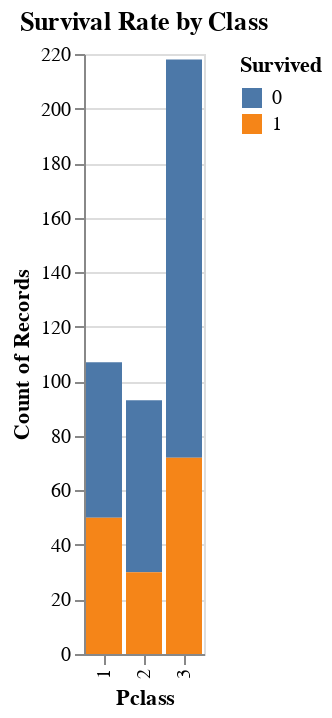
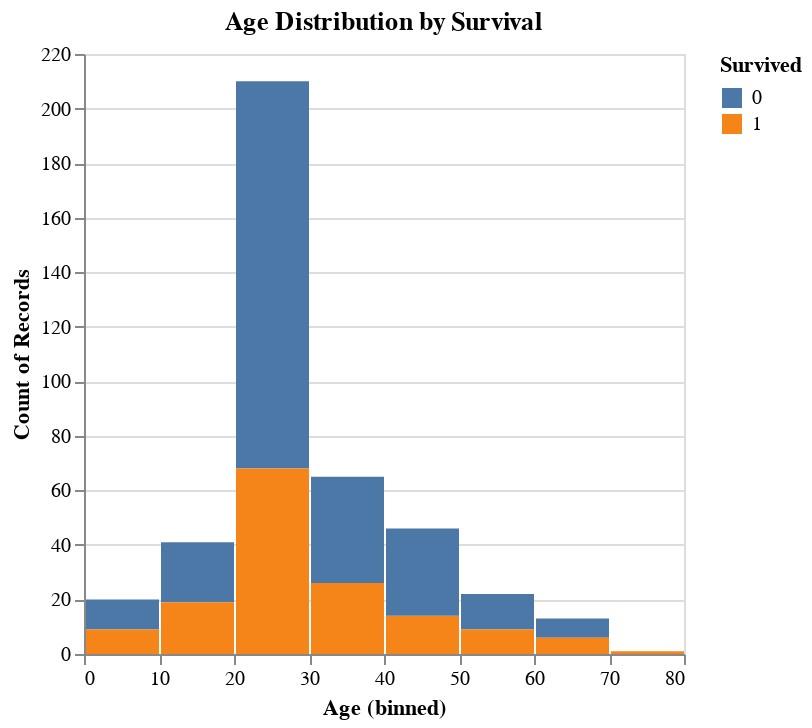
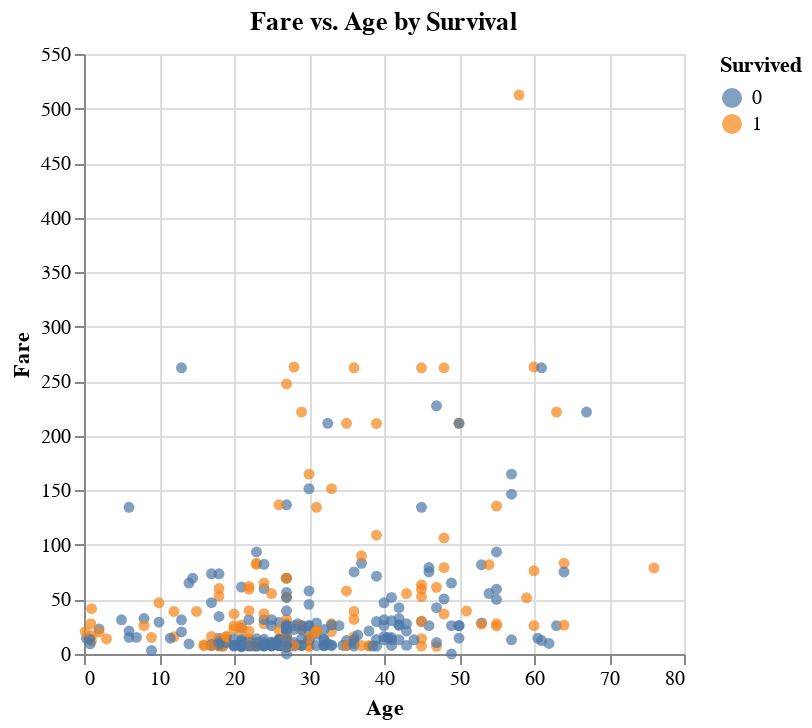
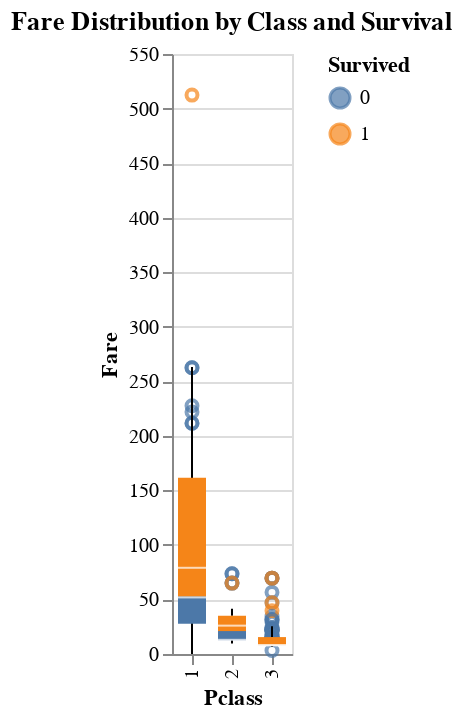

Source (notebook cell) for these figures, in order:
### Code cell
# Visualization: Survival Rate by Class
bar_chart = alt.Chart(data).mark_bar().encode(
    x='Pclass:O',
    y='count()',
    color='Survived:N'
).properties(
    title='Survival Rate by Class'
)
bar_chart.display()

# Visualization: Age Distribution by Survival
histogram = alt.Chart(data).mark_bar().encode(
    x=alt.X('Age:Q', bin=True),
    y='count()',
    color='Survived:N'
).properties(
    title='Age Distribution by Survival'
)
histogram.display()

# Visualization: Scatter Plot for Fare vs. Age
scatter_plot = alt.Chart(data).mark_circle().encode(
    x='Age:Q',
    y='Fare:Q',
    color='Survived:N',
    tooltip=['Name', 'Age', 'Fare', 'Survived']
).properties(
    title='Fare vs. Age by Survival'
)
scatter_plot.display()

# Visualization: Box Plot for Fare by Class and Survival
box_plot = alt.Chart(data).mark_boxplot().encode(
    x='Pclass:O',
    y='Fare:Q',
    color='Survived:N'
).properties(
    title='Fare Distribution by Class and Survival'
)
box_plot.display()

# Visualization: Survival by Class and Gender (Facet Grid)
facet_grid = alt.Chart(data).mark_bar().encode(
    x='Pclass:O',
    y='count()',
    color='Survived:N'
).facet(
    row='Sex:N'
).properties(
    title='Survival by Class and Gender'
)
facet_grid.display()

# Visualization: Correlation Heatmap
numeric_data = data[['Survived', 'Pclass', 'Age', 'SibSp', 'Parch', 'Fare', 'Sex', 'FamilySize']]
correlation = numeric_data.corr()
heatmap = alt.Chart(correlation.reset_index().melt('index')).mark_rect().encode(
    x='index:O',
    y='variable:O',
    color='value:Q'
).properties(
    title='Correlation Heatmap'
)
heatmap.display()

# Visualization: Survival Rate by Family Size
family_survival = alt.Chart(data).mark_bar().encode(
    x='FamilySize:O',
    y='mean(Survived):Q',
    color='FamilySize:O'
).properties(
    title='Survival Rate by Family Size'
)
family_survival.display()

# Visualization: Survival by Port of Embarkation (Stacked Bar Chart)
stacked_bar = alt.Chart(data).mark_bar().encode(
    x='Embarked:N',
    y='count()',
    color='Survived:N'
).properties(
    title='Survival by Port of Embarkation'
)
stacked_bar.display()

# Visualization: Survival Rates by Gender and Class (Heatmap)
survival_rates = data.groupby(['Sex', 'Pclass'])['Survived'].mean().reset_index()
survival_heatmap = alt.Chart(survival_rates).mark_rect().encode(
    x='Pclass:O',
    y='Sex:N',
    color='Survived:Q',
    tooltip=['Sex', 'Pclass', 'Survived']
).properties(
    title='Survival Rates by Gender and Class'
)
survival_heatmap.display()

### Figure 1 — Vega-Lite specification as saved in the notebook (floating-point values rounded to 4 significant figures; data arrays with more than 128 entries replaced by an {"elided": "..."} marker saying what was removed)
{"config": {"view": {"continuousWidth": 300, "continuousHeight": 300}}, "data": {"name": "data-ab56c4a764e9ba12d9e091e999da8904"}, "mark": {"type": "bar"}, "encoding": {"color": {"field": "Survived", "type": "nominal"}, "x": {"field": "Pclass", "type": "ordinal"}, "y": {"aggregate": "count", "type": "quantitative"}}, "title": "Survival Rate by Class", "$schema": "https://vega.github.io/schema/vega-lite/v5.17.0.json", "datasets": {"data-ab56c4a764e9ba12d9e091e999da8904": {"elided": "418 records"}}}

### Figure 2 — Vega-Lite specification as saved in the notebook (floating-point values rounded to 4 significant figures; data arrays with more than 128 entries replaced by an {"elided": "..."} marker saying what was removed)
{"config": {"view": {"continuousWidth": 300, "continuousHeight": 300}}, "data": {"name": "data-ab56c4a764e9ba12d9e091e999da8904"}, "mark": {"type": "bar"}, "encoding": {"color": {"field": "Survived", "type": "nominal"}, "x": {"bin": true, "field": "Age", "type": "quantitative"}, "y": {"aggregate": "count", "type": "quantitative"}}, "title": "Age Distribution by Survival", "$schema": "https://vega.github.io/schema/vega-lite/v5.17.0.json", "datasets": {"data-ab56c4a764e9ba12d9e091e999da8904": {"elided": "418 records"}}}

### Figure 3 — Vega-Lite specification as saved in the notebook (floating-point values rounded to 4 significant figures; data arrays with more than 128 entries replaced by an {"elided": "..."} marker saying what was removed)
{"config": {"view": {"continuousWidth": 300, "continuousHeight": 300}}, "data": {"name": "data-ab56c4a764e9ba12d9e091e999da8904"}, "mark": {"type": "circle"}, "encoding": {"color": {"field": "Survived", "type": "nominal"}, "tooltip": [{"field": "Name", "type": "nominal"}, {"field": "Age", "type": "quantitative"}, {"field": "Fare", "type": "quantitative"}, {"field": "Survived", "type": "quantitative"}], "x": {"field": "Age", "type": "quantitative"}, "y": {"field": "Fare", "type": "quantitative"}}, "title": "Fare vs. Age by Survival", "$schema": "https://vega.github.io/schema/vega-lite/v5.17.0.json", "datasets": {"data-ab56c4a764e9ba12d9e091e999da8904": {"elided": "418 records"}}}

### Figure 4 — Vega-Lite specification as saved in the notebook (floating-point values rounded to 4 significant figures; data arrays with more than 128 entries replaced by an {"elided": "..."} marker saying what was removed)
{"config": {"view": {"continuousWidth": 300, "continuousHeight": 300}}, "data": {"name": "data-ab56c4a764e9ba12d9e091e999da8904"}, "mark": {"type": "boxplot"}, "encoding": {"color": {"field": "Survived", "type": "nominal"}, "x": {"field": "Pclass", "type": "ordinal"}, "y": {"field": "Fare", "type": "quantitative"}}, "title": "Fare Distribution by Class and Survival", "$schema": "https://vega.github.io/schema/vega-lite/v5.17.0.json", "datasets": {"data-ab56c4a764e9ba12d9e091e999da8904": {"elided": "418 records"}}}
